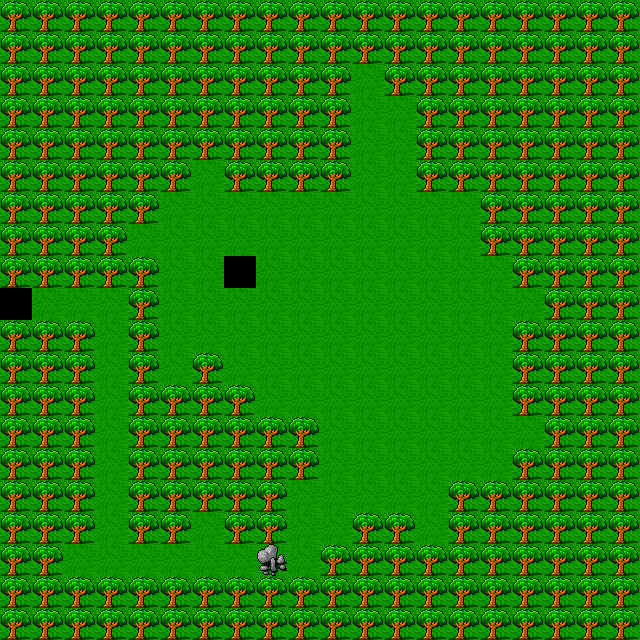

Below is a game level as drawn by its tile map, then a one-line description and the .tmx that defines it (tile-layer data replaced by summaries):
An orthogonal 20x20 tile map with 32x32 px tiles, 1 tile layer (Terrain), 3 tilesets and 8 objects (5x Troll, Bill, money, gems).

<map version="1.0" orientation="orthogonal" width="20" height="20" tilewidth="32" tileheight="32">
 <tileset firstgid="1" name="dg_grounds32" tilewidth="32" tileheight="32">
  <image source="gfx/dg_grounds32.gif" width="288" height="640" />
  <tile id="0">
   <properties>
    <property name="display" value=":" />
   </properties>
  </tile>
  <tile id="9">
   <properties>
    <property name="display" value="." />
    <property name="value" value="&quot;GRASS&quot;" />
   </properties>
  </tile>
  <tile id="12">
   <properties>
    <property name="display" value="," />
   </properties>
  </tile>
  <tile id="18">
   <properties>
    <property name="display" value="~" />
   </properties>
  </tile>
  <tile id="30">
   <properties>
    <property name="display" value="_" />
   </properties>
  </tile>
  <tile id="33">
   <properties>
    <property name="display" value="=" />
   </properties>
  </tile>
  <tile id="54">
   <properties>
    <property name="display" value="t" />
    <property name="value" value="{&quot;HARDTREE&quot;,&quot;HARDTREE2&quot;,&quot;HARDTREE3&quot;,&quot;HARDTREE4&quot;,&quot;HARDTREE5&quot;,&quot;HARDTREE6&quot;,&quot;HARDTREE7&quot;,&quot;HARDTREE8&quot;,&quot;HARDTREE9&quot;,&quot;HARDTREE10&quot;,&quot;HARDTREE11&quot;,&quot;HARDTREE12&quot;,&quot;HARDTREE13&quot;,&quot;HARDTREE14&quot;,&quot;HARDTREE15&quot;,&quot;HARDTREE16&quot;,&quot;HARDTREE17&quot;,&quot;HARDTREE18&quot;,&quot;HARDTREE19&quot;,&quot;HARDTREE20&quot;}" />
   </properties>
  </tile>
  <tile id="72">
   <properties>
    <property name="display" value="~" />
   </properties>
  </tile>
  <tile id="117">
   <properties>
    <property name="display" value="^" />
   </properties>
  </tile>
  <tile id="159">
   <properties>
    <property name="display" value="-" />
   </properties>
  </tile>
  <tile id="168">
   <properties>
    <property name="display" value="!" />
    <property name="value" value="&quot;ROCK_VAULT&quot;" />
   </properties>
  </tile>
 </tileset>
 <tileset firstgid="181" name="numbers" tilewidth="32" tileheight="32">
  <image source="gfx/numbers.png" width="192" height="192" />
  <tile id="0">
   <properties>
    <property name="display" value="&lt;" />
    <property name="value" value="&quot;GRASS_UP4&quot;" />
   </properties>
  </tile>
  <tile id="1">
   <properties>
    <property name="display" value="=" />
   </properties>
  </tile>
  <tile id="2">
   <properties>
    <property name="display" value="@" />
   </properties>
  </tile>
  <tile id="3">
   <properties>
    <property name="display" value="4" />
   </properties>
  </tile>
  <tile id="4">
   <properties>
    <property name="display" value="5" />
   </properties>
  </tile>
  <tile id="5">
   <properties>
    <property name="display" value="6" />
   </properties>
  </tile>
  <tile id="19">
   <properties>
    <property name="display" value="1" />
   </properties>
  </tile>
  <tile id="20">
   <properties>
    <property name="display" value="2" />
   </properties>
  </tile>
  <tile id="21">
   <properties>
    <property name="display" value="3" />
   </properties>
  </tile>
  <tile id="22">
   <properties>
    <property name="display" value="5" />
   </properties>
  </tile>
  <tile id="23">
   <properties>
    <property name="display" value="6" />
   </properties>
  </tile>
  <tile id="24">
   <properties>
    <property name="display" value="7" />
   </properties>
  </tile>
  <tile id="25">
   <properties>
    <property name="display" value="8" />
   </properties>
  </tile>
  <tile id="26">
   <properties>
    <property name="display" value="A" />
   </properties>
  </tile>
  <tile id="35">
   <properties>
    <property name="display" value="&amp;" />
   </properties>
  </tile>
 </tileset>
 <tileset firstgid="217" name="dg_town632" tilewidth="32" tileheight="32">
  <image source="gfx/dg_town632.gif" width="288" height="128" />
  <tile id="0">
   <properties>
    <property name="display" value="#" />
   </properties>
  </tile>
  <tile id="4">
   <properties>
    <property name="display" value="3" />
   </properties>
  </tile>
  <tile id="5">
   <properties>
    <property name="display" value="2" />
   </properties>
  </tile>
  <tile id="15">
   <properties>
    <property name="display" value="1" />
   </properties>
  </tile>
  <tile id="22">
   <properties>
    <property name="display" value="4" />
   </properties>
  </tile>
  <tile id="24">
   <properties>
    <property name="display" value="9" />
   </properties>
  </tile>
  <tile id="30">
   <properties>
    <property name="display" value="+" />
   </properties>
  </tile>
  <tile id="32">
   <properties>
    <property name="display" value="'" />
   </properties>
  </tile>
 </tileset>
 <layer name="Terrain" width="20" height="20">
  <data>[400 cells, 400 non-empty, 5 distinct tile ids]</data>
 </layer>
 <objectgroup name="Actor" width="20" height="20">
  <object name="Bill" x="197" y="262" width="17" height="19">
   <properties>
    <property name="display" value="@" />
    <property name="value" value="&quot;TROLL_BILL&quot;" />
   </properties>
  </object>
  <object name="Troll" x="364" y="163" width="17" height="19">
   <properties>
    <property name="display" value="T" />
    <property name="value" value="{random_filter={type=&quot;giant&quot;, subtype=&quot;troll&quot;}}" />
   </properties>
  </object>
  <object name="Troll" x="519" y="297" width="17" height="19">
   <properties>
    <property name="display" value="T" />
    <property name="value" value="{random_filter={type=&quot;giant&quot;, subtype=&quot;troll&quot;}}" />
   </properties>
  </object>
  <object name="Troll" x="519" y="426" width="17" height="19">
   <properties>
    <property name="display" value="T" />
    <property name="value" value="{random_filter={type=&quot;giant&quot;, subtype=&quot;troll&quot;}}" />
   </properties>
  </object>
  <object name="Troll" x="294" y="550" width="17" height="19">
   <properties>
    <property name="display" value="T" />
    <property name="value" value="{random_filter={type=&quot;giant&quot;, subtype=&quot;troll&quot;}}" />
   </properties>
  </object>
  <object name="Troll" x="103" y="453" width="17" height="19">
   <properties>
    <property name="display" value="T" />
    <property name="value" value="{random_filter={type=&quot;giant&quot;, subtype=&quot;troll&quot;}}" />
   </properties>
  </object>
 </objectgroup>
 <objectgroup name="Object" width="20" height="20">
  <object name="money" x="167" y="203" width="87" height="40">
   <properties>
    <property name="display" value="$" />
    <property name="value" value="{random_filter={type=&quot;money&quot;}}" />
   </properties>
  </object>
  <object name="gems" x="166" y="304" width="87" height="40">
   <properties>
    <property name="display" value="*" />
    <property name="value" value="{random_filter={type=&quot;gem&quot;}}" />
   </properties>
  </object>
 </objectgroup>
</map>
